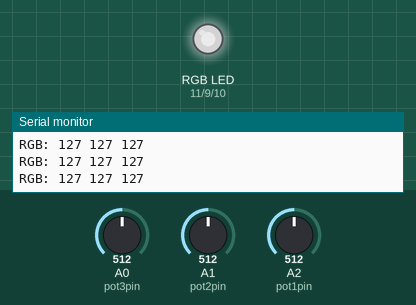
Recording of a sketch running on a simulated Arduino Uno, built with avr-gcc and run on an emulated ATmega328P. Parts: an RGB LED mixed from three pins (HIGH = lit), the last lines printed to the serial monitor. Inputs (shaded band) come from the test bench; at power-on: A0 (pot3pin) = 512, A1 (pot2pin) = 512, A2 (pot1pin) = 512. Dim RGB values are drawn brighter than linear.

Above: at 1.2 s.
1.3 s: A0 (pot3pin) set to 412
At 2.6 s:
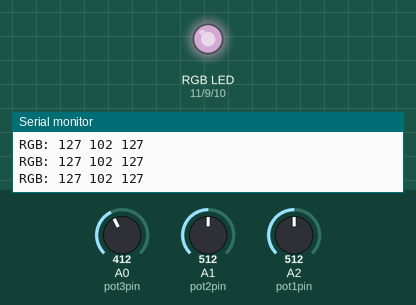
4.3 s: A0 (pot3pin) set to 383
At 5.3 s:
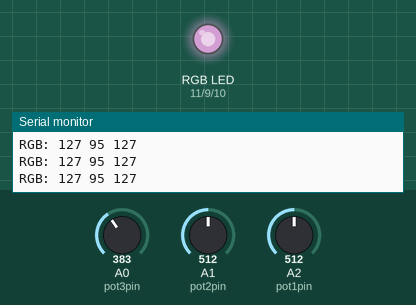
7.3 s: A1 (pot2pin) set to 411
At 8.4 s:
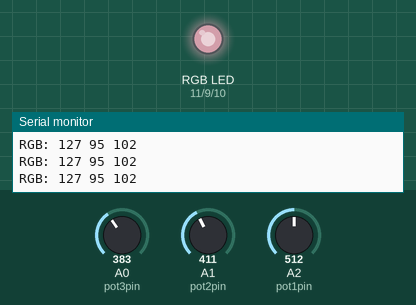
8.8 s: A1 (pot2pin) set to 389
At 9.6 s:
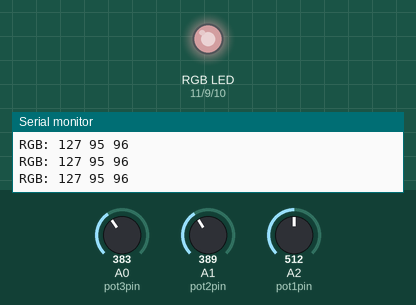
10.3 s: A2 (pot1pin) set to 410
At 10.6 s:
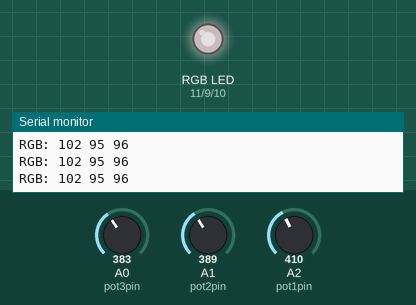
11.8 s: A2 (pot1pin) set to 388
At 12.2 s:
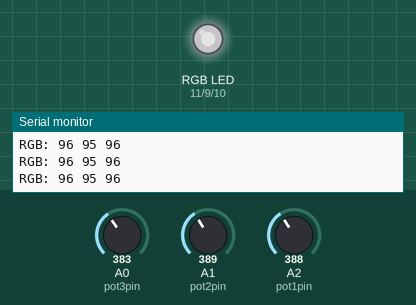
Timing chart, 0 to 14.3 s (numbered marks = the images above; inputs shaded):
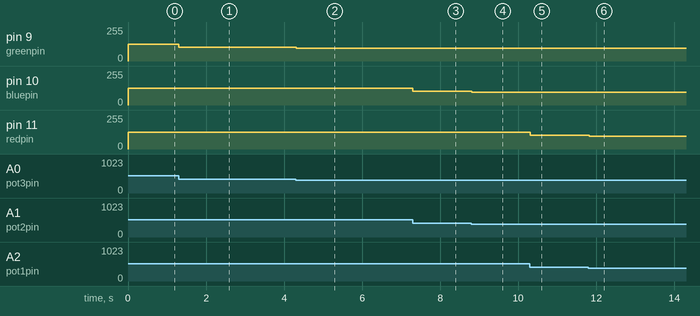

Measured:
- after the input at 1.3 s, pin 9 (greenpin): 127/255 → 102/255 at once
- after the input at 4.3 s, pin 9 (greenpin): 102/255 → 95/255 at once
- after the input at 7.3 s, pin 10 (bluepin): 127/255 → 102/255 at once
- after the input at 8.8 s, pin 10 (bluepin): 102/255 → 96/255 at once
- after the input at 10.3 s, pin 11 (redpin): 127/255 → 102/255 at once
- after the input at 11.8 s, pin 11 (redpin): 102/255 → 96/255 at once

The sketch:

rgbLed_3Pots.ino
```cpp
// control RGB LED with three potentiometers
// note that this is a "common cathode" RGB LED
// the R, G, and B LEDs share a negative pin (cathode)
// and each have their own positive pin (anode)

// declare pins
const int redpin = 11;
const int greenpin = 9;
const int bluepin = 10;

const int pot1pin = A2;
const int pot2pin = A1;
const int pot3pin = A0;

// declare variables
int pot1;
int pot2;
int pot3;
int red;
int green;
int blue;

void setup(){  // setup code that only runs once
  // pinMode commands not needed with analog read/write
  // set up serial communication for debugging
  Serial.begin(9600);
}

void loop(){  // code that loops forever
  // read all three potentiometers
  pot1 = analogRead(pot1pin);
  pot2 = analogRead(pot2pin);
  pot3 = analogRead(pot3pin);

  // convert 0-1023 analogRead values to 0-255 for use with analogWrite
  red = map(pot1,0,1023,0,255);
  green = map(pot3,0,1023,0,255);
  blue = map(pot2,0,1023,0,255);

  // write values to analog out pins
  analogWrite(redpin,red);
  analogWrite(bluepin,blue);
  analogWrite(greenpin,green);

  // print valus to serial monitor
  Serial.print("RGB: ");
  Serial.print(red);
  Serial.print(" ");
  Serial.print(green);
  Serial.print(" ");
  Serial.println(blue);

}
```
